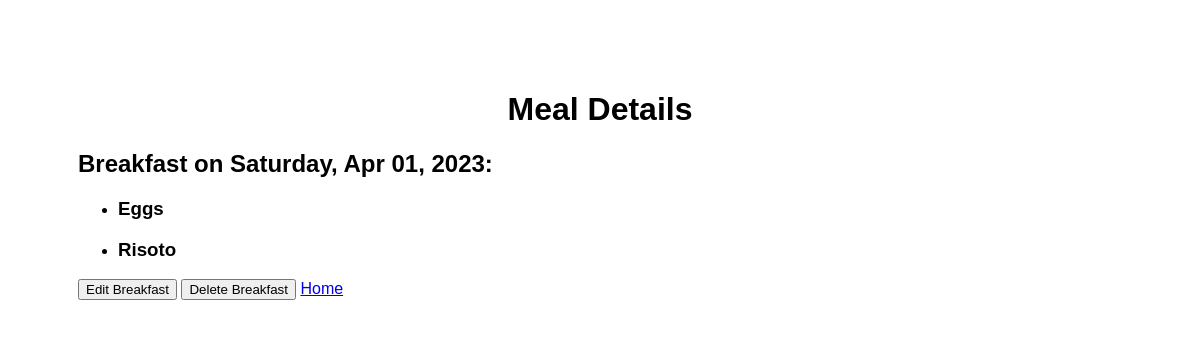
Page /meals/breakfast/4 on the committed database.
### meals/models.py (models this page shows, shortened)
class Breakfast(models.Model):
    meal = models.ManyToManyField(Food)
    date = models.DateField(unique=True)

class Food(models.Model):
    name = models.CharField(max_length=100)
    def __str__(self):
        return f"{self.name}"

### meals/views.py (the view)
# urls.py: path('breakfast/<int:id>', views.breakfast, name='breakfast'),
def breakfast(request, id):
    meal = get_object_or_404(Breakfast, pk=id)
    return render(request, "meals/breakfast.html",
                  {"breakfast": meal})

### meals/templates/meals/breakfast.html (shortened to what this page needs)
{% extends "meals_base.html" %}
{% block content %}
<div class="mytext">
    <h1>Meal Details</h1>
    <h2>Breakfast on {{ breakfast.date|date:'l, M d, Y' }}: </h2>
    <ul>
    {% for b in breakfast.meal.all %}
        <li><h3>{{ b }} </h3></li>
    {% endfor %}
    </ul>
    <button onclick="window.location.href='{% url 'edit_breakfast' breakfast.id %}';">
      Edit Breakfast
    </button>
    <button onclick="window.location.href='{% url 'delete_breakfast' breakfast.id %}';">
      Delete Breakfast
    </button>
    <a href="{% url 'welcome' %}">
        Home
    </a>
</div>
{% endblock %}

### meals/static/meals/meals_style.css (style rules this page uses)
body { font-family: sans-serif; color: black; background-image: url("food.jpg"); font-family: Comic Sans MS"; }
h1 { text-align: center; }
.mytext { background-color: rgba(255, 255, 255, 0.8); margin: 50px; padding: 20px; }

### rows in the picture
Breakfast: date "Saturday, Apr 01, 2023"
Food: name "Eggs"
Food: name "Risoto"
